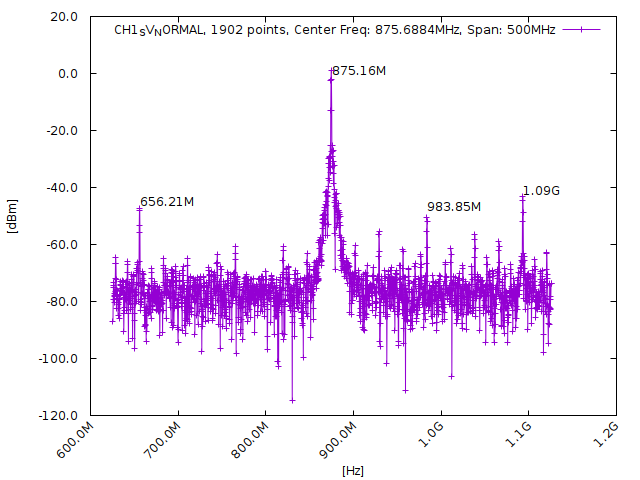

Write gnuplot code to recreate this figure.
YUNIT="dBm"
XUNIT="Hz"
XZERO=625.6884000E+6
XINCR=263.1578947368421E+3
set tics format "%.1s%c"
set xtics right rotate by 45
set ylabel "[".YUNIT."]"
set xlabel "[".XUNIT."]"
WFID="CH1_SV_NORMAL, 1902 points, Center Freq: 875.6884MHz, Span: 500MHz"
file='spectrumView1.dat'
plot file u (XZERO+$0*XINCR):1 w lp t WFID
set label 1 gprintf("%.2s%c", 656.2147157894736E+6) at 656.2147157894736E+6,-44.7485275268555  left
set label 2 gprintf("%.2s%c", 875.1620842105261E+6) at 875.1620842105261E+6,1.1732465028763  left
set label 3 gprintf("%.2s%c", 983.8462947368420E+6) at 983.8462947368420E+6,-46.6100578308105  left
set label 4 gprintf("%.2s%c", 1.0938462947368E+9) at 1.0938462947368E+9,-41.1013565063477  left
old_term=GPVAL_TERM
set term pngcairo font "Sans,9"
outfile=file[0:strstrt(file, ".")-1].".png"
set output outfile; replot; pr "[".outfile."] saved"
set t old_term 0 font "Sans,9"; replot
